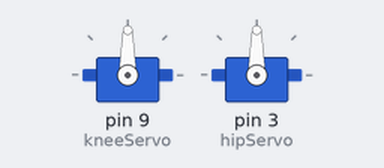
The sketch below on a simulated Arduino Uno, built with avr-gcc and run on an emulated ATmega328P. Parts: 2 × servo.

Above: at 0.05 s.
At 5.0 s:
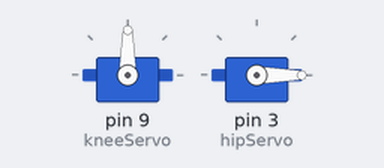
At 7.5 s:
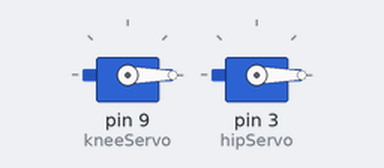
At 10.0 s:
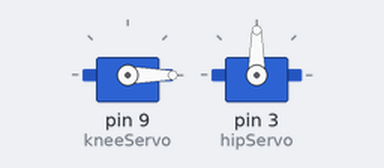
Timing chart, 0 to 13.0 s (numbered marks = the images above):
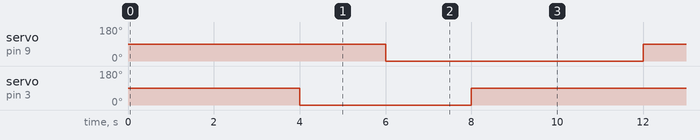

Measured:
- by itself, servo on pin 9 (kneeServo): alternates 90° for 4.0 s and 0° for 6.0 s
- by itself, servo on pin 3 (hipServo): alternates 90° for 6.0 s and 0° for 4.0 s

The sketch:

firstTest.ino
```cpp
#include<Servo.h>
Servo kneeServo;
Servo hipServo;
void setup(){
  // put your setup code here, to run once:
kneeServo.attach(9);
hipServo.attach(3);
}

void loop() {
  delay(2000);
kneeServo.write(90);
delay(2000);
hipServo.write(0);
delay(2000);
kneeServo.write(0);
delay(2000);
hipServo.write(90);
delay(2000);
}
```
